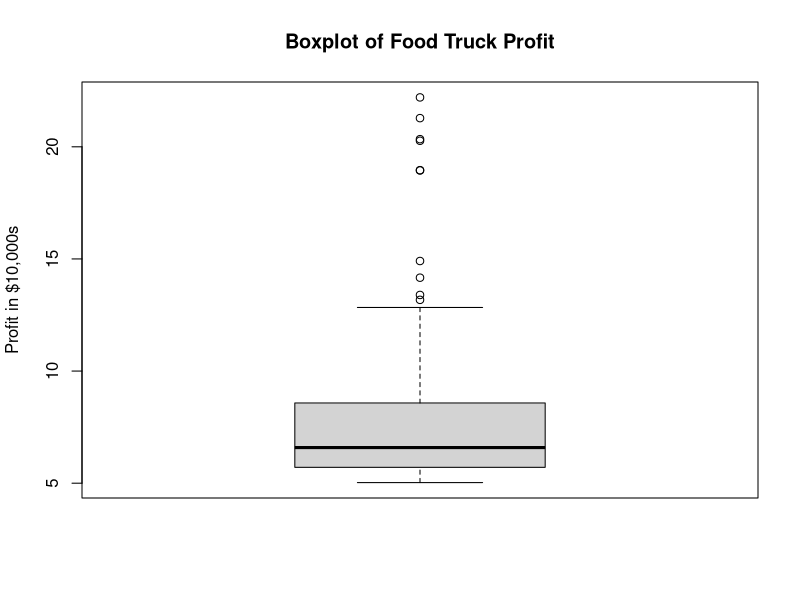
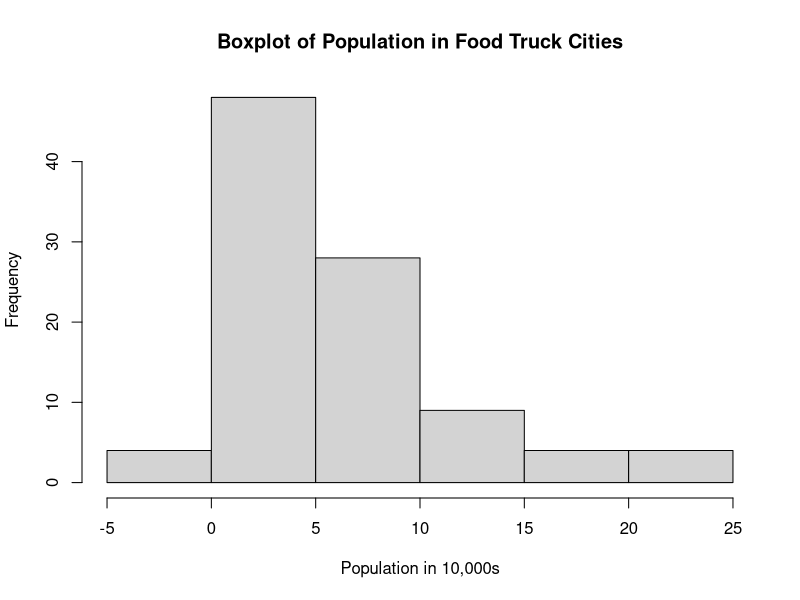
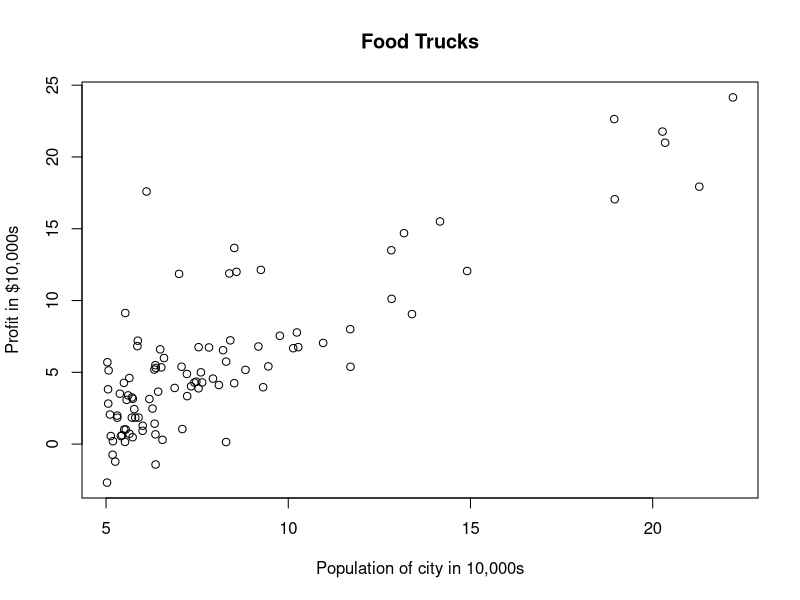

R code for these plots, in order:
# Food Truck
#
# Our data is stored in a .CSV file, which is short for "comma separated value".
# R has a function for reading in data from .CSV files. Notice that We're
# also specifiying that the dataset contains headers for each column. Load up
# the data and see what it looks like:
#
food_truck_data = read.csv("data/food-trucks.csv", header=TRUE)

# One of the frst questions to ask in an investigation of a new dataset should
# be about how the dataset is organized. R comes with a function `str()` that
# let's us display the structure of the data.
#
# Run the `str(data)` command then answer these 3 questions:
#
#     1. How many different records/examples do we have in our dataset?
#     2. What features does our dataset contain?
#     3. What kind of data are we dealing with here?
#
str(food_truck_data)

# To investigate our numeric data a bit further, we can use several
# common measures of central tendency (summary statistics). R has a built-in
# function call `summary()` so let's see what that shows us:
#
# Run `summary(food_truck_data)` then answer these questions:
#
#     1. Examine the mean and the median. What do they tell you about the data?
#        (Remember that the mean is much more sensitive to outliers than the
#        median.)
#
summary(food_truck_data)

# The `quantile()` function provides a robust tool to identify quantiles for a
# set of values.
#
quantile(food_truck_data$profit)

# Boxplots
#
# A common visualization of the  ve-number summary is boxplot, also known as a
# box-and-whiskers plot. The boxplot displays the center and spread of a
# numeric variable in a format that allows you to quickly obtain a sense of the
# range and skew of a variable or compare it to other variables.
boxplot(
  food_truck_data$profit,
  main="Boxplot of Food Truck Profit",
  ylab="Profit in $10,000s"
)

# Histograms
#
# A histogram is another way to graphically depict the spread of a numeric
# variable. It is similar to a boxplot in a way that it divides the variable's
# values into a prede ned number of portions or bins that act as containers for
# values.
#
hist(
  food_truck_data$population,
  main="Boxplot of Population in Food Truck Cities",
  xlab="Population in 10,000s"
)

# Scatterplot
#
# A scatterplot is a diagram that visualizes a bivariate relationship. It is a
# two-dimensional  gure in which dots are drawn on a coordinate plane using
# the values of one feature to provide the horizontal x coordinates and the
# values of another feature to provide the vertical y coordinates. Patterns in
# the placement of dots reveal the underlying associations between the two
# features.
#
# Let's make a scatterplot to obtain a better understanding of how profit and
# population are related.
#
# Run the `plot(options...)` command below then answer the following questions:
#
#     1. Do you think an increase in population causes an increase in profits?
#
plot(
  food_truck_data$profit,
  food_truck_data$population,
  main="Food Trucks",
  xlab="Population of city in 10,000s",
  ylab="Profit in $10,000s"
)
